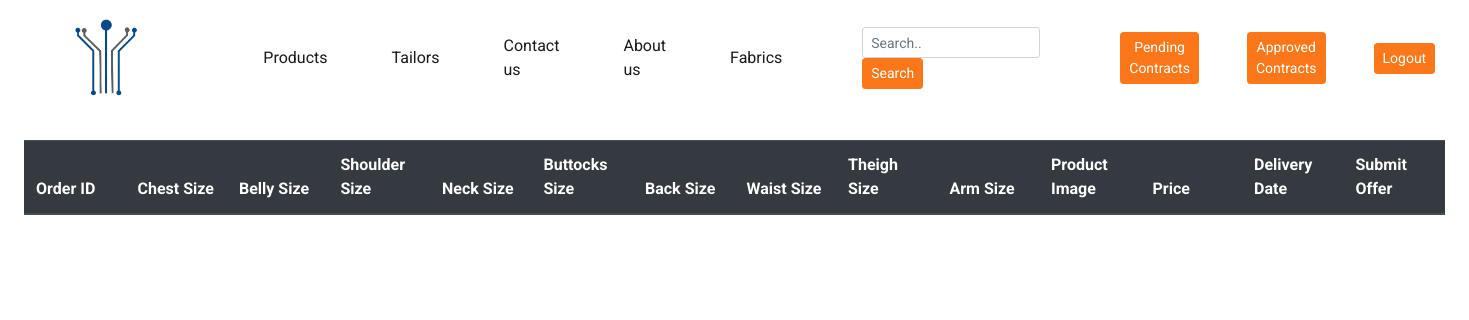
The page /tailor-contracts.php (signed in) on the database as committed earlier.
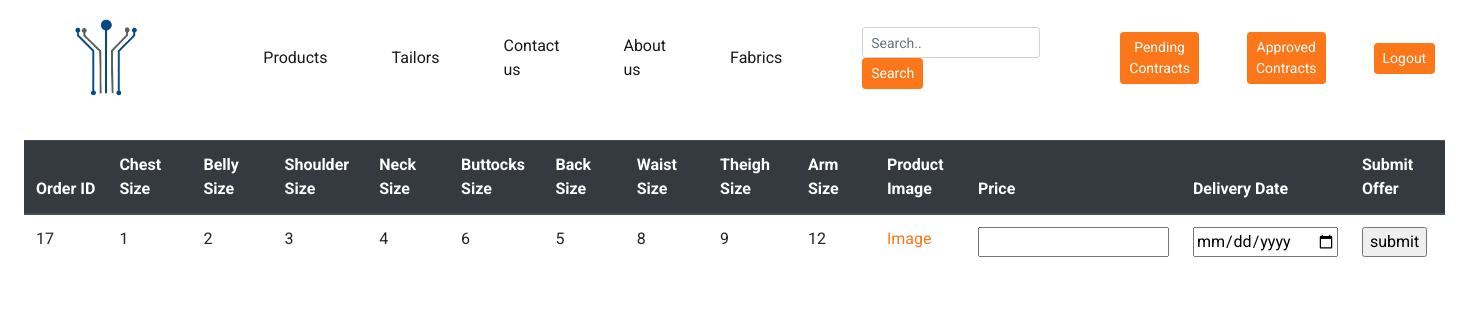
The same page on the database as committed later.
### tables this page shows
CREATE TABLE `contracts` (
  `id` int(11) NOT NULL,
  `tailor_id` int(11) NOT NULL,
  `customer_id` int(11) NOT NULL,
  `status` varchar(255) NOT NULL DEFAULT 'Pending One',
  `price` int(11) NOT NULL DEFAULT 0,
  `delivery` int(11) DEFAULT NULL,
  `example_img` text NOT NULL
);

CREATE TABLE `customer_details` (
  `measurement_id` int(11) NOT NULL,
  `chest` varchar(255) DEFAULT NULL,
  `belly` varchar(255) DEFAULT NULL,
  `shoulders` varchar(255) DEFAULT NULL,
  `neck` varchar(255) DEFAULT NULL,
  `back` varchar(255) DEFAULT NULL,
  `buttocks` varchar(255) DEFAULT NULL,
  `waist` varchar(255) DEFAULT NULL,
  `customer_id` int(11) DEFAULT NULL,
  `arm` varchar(255) NOT NULL,
  `theigh` varchar(255) NOT NULL
);

### tailor-contracts.php (the view, shortened to what this page needs)
<?php
include './header.php';
require './db-connect.php';
$myID = $_SESSION['id'];
$tailorContractsQuery = "SELECT * FROM contracts WHERE status='Pending One' AND tailor_id=$myID";
$contractsResult = mysqli_query($conn, $tailorContractsQuery);
echo "<div class='container-fluid p-4'>";
echo "<table class='table'>";
echo "<thead class='thead-dark'>";
echo "<tr>";
echo "<th style='width:100px;'>Order ID</th>";
echo "<th style='width:100px;'>Chest Size</th>";
echo "<th style='width:100px;'>Belly Size</th>";
echo "<th style='width:100px;'>Shoulder Size</th>";
echo "<th style='width:100px;'>Neck Size</th>";
echo "<th style='width:100px;'>Buttocks Size</th>";
echo "<th style='width:100px;'>Back Size</th>";
echo "<th style='width:100px;'>Waist Size</th>";
echo "<th style='width:100px;'>Theigh Size</th>";
echo "<th style='width:100px;'>Arm Size</th>";
echo "<th style='width:100px;'>Product Image</th>";
echo "<th style='width:100px;'>Price</th>";
echo "<th style='width:100px;'>Delivery Date</th>";
echo "<th style='width:100px;'>Submit Offer</th>";
echo "</tr>";
echo "</thead>";
echo "<tbody>";
while ($contractsRow = mysqli_fetch_assoc($contractsResult)) {
    $orderID = $contractsRow['id'];
    $customerID = $contractsRow['customer_id'];
    $productImage = $contractsRow['example_img'];
    $measurementsQuery = "SELECT * FROM customer_details WHERE customer_id=$customerID;";
    $measrementsResult = mysqli_query($conn, $measurementsQuery);
    while ($measurementRow = mysqli_fetch_assoc($measrementsResult)) {
        $chestSize = $measurementRow['chest'];
        $bellySize = $measurementRow['belly'];
        $shoulderSize = $measurementRow['shoulders'];
        $neckSize = $measurementRow['neck'];
        $buttocksSize = $measurementRow['buttocks'];
        $backSize = $measurementRow['back'];
        $waistSize = $measurementRow['waist'];
        $theighSize = $measurementRow['theigh'];
        $armSize = $measurementRow['arm'];
        echo "<form method='POST' action='./actions/reply-one.api.php'";
        echo "<tr>";
        echo "<td>$orderID</td>";
        echo "<td>$chestSize</td>";
        echo "<td>$bellySize</td>";
        echo "<td>$shoulderSize</td>";
        echo "<td>$neckSize</td>";
        echo "<td>$buttocksSize</td>";
        echo "<td>$backSize</td>";
        echo "<td>$waistSize</td>";
        echo "<td>$theighSize</td>";
        echo "<td>$armSize</td>";
        echo "<td><a href='./images/uploads/$productImage'>Image</a></td>";
        echo "<td><input type='number' name='price' id='price' required/></td>";
        echo "<td><input type='date' name='delivery' id='delivery' required/></td>";
        echo "<td><input type='submit' name='submit' id='submit' value='submit'/></td>";
        echo "</form>";
    }
}
?>
</tbody>
</table>
</div>

Rows that differ between the two databases and show on the page:
added contracts: id "17"
added customer_details: chest "1", belly "2", shoulders "3", neck "4", buttocks "6", back "5", waist "8", theigh "9", arm "12"
